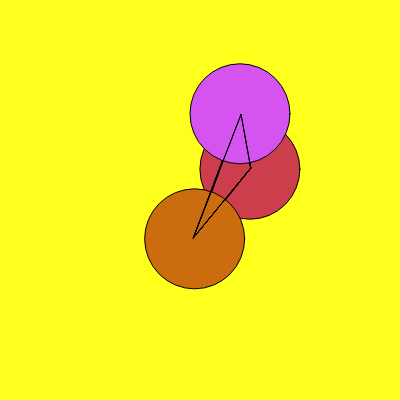
Frame 1 (no input)
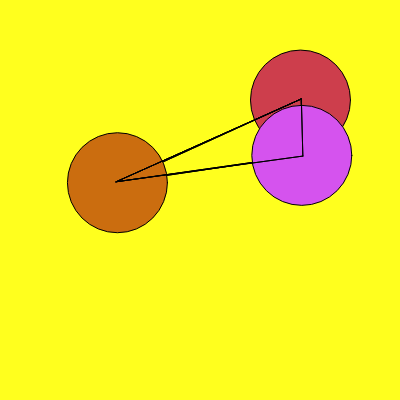
Frame 60 (no input)
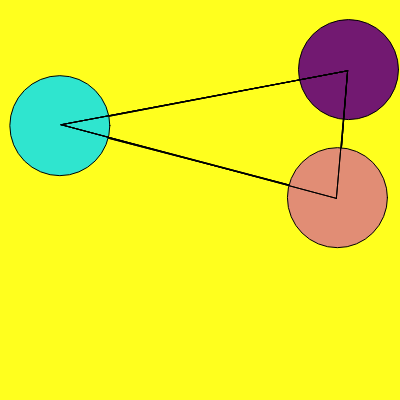
Frame 120 (the mouse pressed at the canvas centre since frame 60)

The p5.js sketch that drew these frames (run headless with seeded random() and noise() and a simulated clock; from frame 60 on, the mouse is pressed at the canvas centre):

// p5.js sketch
// ── sketch.js
var balls = [];

function mousePressed() {
    for (var i = 0; i < balls.length; i++) {
        if (balls[i].clicked() == true) {
            //balls.splice(i, 1)
            balls[i].xSpeed = balls[i].xSpeed * -1;

        } else if (balls[i].clicked() == false) {

        }
    }
}

function collision_Dectection() {
    for (var i = 0; i < balls.length; i++) {
        for (var j = 0; j < balls.length; j++) {

            if (balls[i] == balls[j]) {}
            // if comparing a ball with itself, do nothing

            else if (balls[i] != balls[j]) {
                var d = dist(balls[i].x, balls[i].y, balls[j].x, balls[j].y);

                line(balls[i].x, balls[i].y, balls[j].x, balls[j].y);

                var ballradius = balls[i].radius + balls[j].radius;
                var trueDist = d - ballradius;
                console.log("distance from edges = " + trueDist);

                if (trueDist <= 2)
                {
                   console.log('Collision detected')
                    balls[i].xSpeed = balls[i].xSpeed * -1;
                    balls[i].ySpeed = balls[i].ySpeed * -1;

                    balls[j].xSpeed = balls[j].xSpeed * -1;
                    balls[j].ySpeed = balls[j].ySpeed * -1;

                  //  console.log(balls[i].xSpeed)
                  //  console.log(balls[i].ySpeed)

                  //  console.log(balls[j].xSpeed)
                  //  console.log(balls[j].ySpeed)
                }
                else if(trueDist >= 3)
                {

                }

            }

        }

    }

}

function setup() {
  //  frameRate(0.9);
    createCanvas(400, 400);
    for (var i = 0; i < 3; i++) {
        balls[i] = new Ball();
    }
}

function draw() {
    background(255, 255, 30);
    for (var i = 0; i < balls.length; i++) {
        balls[i].displayBall();
        balls[i].moveBall();
        balls[i].checkEdge();
        collision_Dectection();
    }
}

// ── ball.js
function Ball() { // Constructor

    this.diameter = 100; // ball diameter
    this.radius = (this.diameter / 2) // radius of ball

    this.xSpeed = random(-2, 2); // Speed
    this.ySpeed = random(-2, 2); // Speed

    // select random location on screen to place ball
     this.x = random(this.diameter, (width - this.diameter));
     this.y = random(this.diameter, (height - this.diameter));

    // Set a random colour for ball
    this.colourR = random(0, 255);
    this.colourG = random(0, 255);
    this.colourB = random(0, 255);


this.changeColour = function() {
    this.colourR = random(0, 255);
    this.colourG = random(0, 255);
    this.colourB = random(0, 255);
}

this.clicked = function() {

    var d = dist(this.x, this.y, mouseX, mouseY);

    if (d < this.radius) { // return true if mouse cursor inside ball
        return true;
    } else if (d > this.radius) { // return false of mouse cursor is not inside ball
        return false;
    }
}

this.displayBall = function() {
    fill(this.colourR, this.colourB, this.colourG);
    ellipse(this.x, this.y, this.diameter, this.diameter);
}

this.moveBall = function() {
    this.x = this.x + this.xSpeed;
    this.y = this.y + this.ySpeed;
}

this.checkEdge = function() {

    // if ball edge hits left or right side of box
    if (((this.x + this.radius) > width) || ((this.x - this.radius) < 0)) {
        // invert the number for x direction. This sends ball in opisite direction.
        this.xSpeed = this.xSpeed * -1;
        this.changeColour();

    } else {}

    // if ball edge hits top or bottom of box
    if (((this.y + this.radius) > height) || ((this.y - this.radius) < 0)) {
        // invert the number for x direction. This sends ball in opisite direction.
        this.ySpeed = this.ySpeed * -1;
        this.changeColour();

    } else {}
}

}
